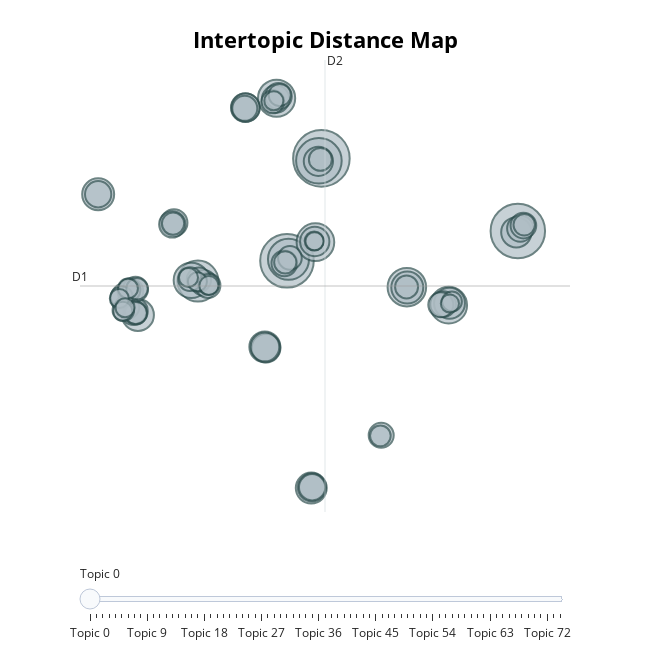

Notebook source saved alongside this figure:
### Markdown cell above
### Visualisations

### Code cell
topic_model.visualize_topics()
